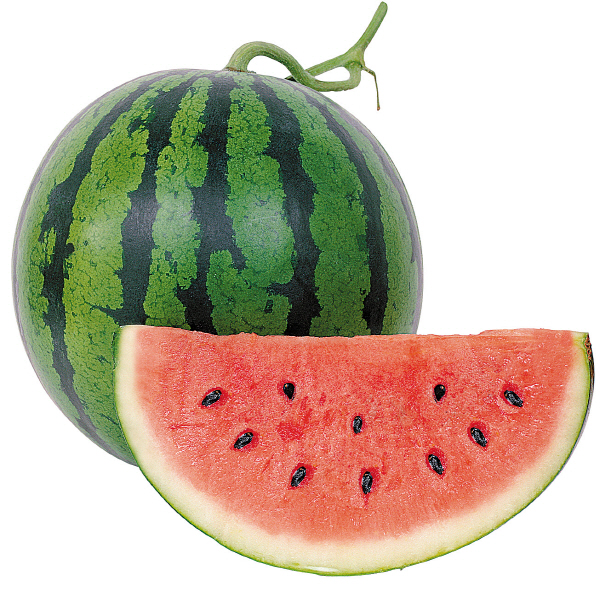
#> input picture 2021_media/mid/watermelon_1.jpg, 600 x 600 px
$ jupyter execute '2장 실습.ipynb'
#> lines starting #> are read from the running program, lines starting #| are printed output that depends on the picture
# 2장 실습

## ■ OpenCV
- 영상 처리를 위한 Python library
- OpenCV는 C + +, Python, Java, R 등과 같은 다양한 프로그래밍 언어를 지원
- Windows, Linux, OS X, Android 및 iOS를 포함한 다양한 플랫폼에서 사용
- OpenCV-Python Tutorials
    - https://docs.opencv.org/4.x/d6/d00/tutorial_py_root.html
- 설치
    - !pip install opencv-python

[cell 1]
### OpenCV 설치
#!pip install opencv-python

[cell 2]
#!pip install easygui

[cell 3]
### Packages
import cv2
import numpy as np
import pandas as pd
from matplotlib import pyplot as plt
from easygui import fileopenbox
import os

[cell 4]
### 출력 영상 크기
plt.rcParams["figure.figsize"] = (16,9)
### 한글 표시
plt.rcParams['font.family'] = "Gulim"

# ▶ 영상 읽기
- cv2.imread(fileName, flag)
    - fileName: 파일 경로 및 이름. 한글 지원 안 됨
    - flag
        - cv2.IMREAD_COLOR (or 1): color
        - cv2.IMREAD_GRAYSCALE (or 0): grayscale
        - cs2.IMREAD_UNCHANGED (or -1): color + alpha channel

[cell 5]
# Get the current working directory
os.getcwd()

[cell 6]
### 파일
img_file = fileopenbox(msg = "lena_color", default = r"C:\Users\sse88\Downloads\*")
#> the answer given: mid/watermelon_1.jpg
img_file

[cell 7]
### 영상 읽기
# img_raw = cv2.imread('C:\\Users\\sse88\\Downloads\\lena_color.png')
img_raw = cv2.imread(img_file)
#> img_raw is the input picture: shape (600, 600, 3); mean B, G, R 165.4, 183.1, 198.3

if img_raw is None:
    print("Could not read the image.")

[cell 8]
### 자료 구조
type(img_raw), img_raw.dtype, img_raw.shape

[cell 9]
### color 영상을 Grayscale 영상으로 변환
img_gray = cv2.cvtColor(img_raw, cv2.COLOR_BGR2GRAY)
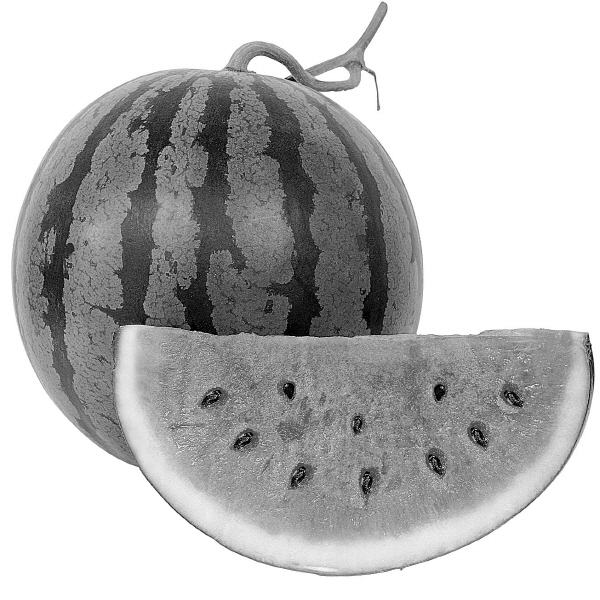
#> img_gray: shape (600, 600); min 0, max 255, mean 185.6
img_gray.shape
#> Out = (600, 600)

# ▶ 영상 출력
- OpenCV window
    - cv2.imshow(winname, mat)
        - winname: Name of the window
        - mat: Image to be shown
- matplotlib.pyplot.imshow()
    - plt.imshow(X, cmap=None)
        - X: array-like or PIL image
            - (M, N): 스칼라 데이터가 있는 영상
            - (M, N): RGB 값이 있는 영상 (0-1 float 또는 0-255 int)
            - (M, N): RGBA 값이 있는 영상 (0-1 float 또는 0-255 int), 투명도(transparency) 포함
        - cmap: str 또는 Colormap 이름

[cell 10]
### Display an image in an OpenCV window
cv2.imshow("Display window", img_gray)
cv2.waitKey(0)
cv2.destroyAllWindows()

[cell 11]
### 영상 출력 - imshow()
plt.imshow(img_gray, "gray")
plt.show()

[cell 12]
### 조각 영상
img_gray_sub = img_gray[240:290, 240:290]
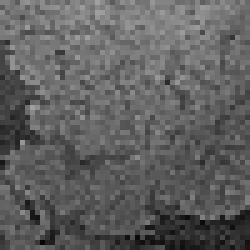
#> img_gray_sub: shape (50, 50) (shown 5 times larger); min 6, max 161, mean 95.5
plt.imshow(img_gray_sub, "gray")
plt.show()

[cell 13]
img_gray_sub

# ■ 컬러
- 컬러 영상의 구성 - RGB
- 컬러 영상의 인덱스(index) - BGR

[cell 14]
### BGR → RGB 변환
img_rgb = cv2.cvtColor(img_raw, cv2.COLOR_BGR2RGB)
plt.imshow(img_rgb)
plt.show()

[cell 15]
### BGR 영상
B = np.zeros(img_raw.shape, dtype="uint8")
G = B.copy()
R = B.copy()
B[:,:,0] = img_raw[:,:,0]
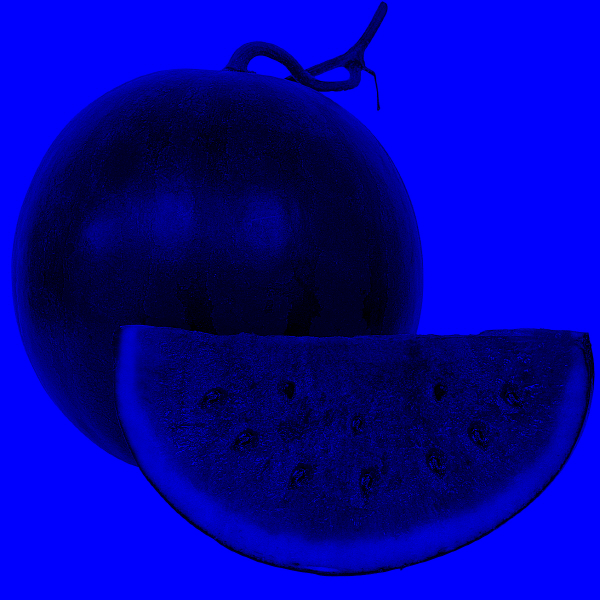
#> B: shape (600, 600, 3); mean B, G, R 165.4, 0, 0
G[:,:,1] = img_raw[:,:,1]
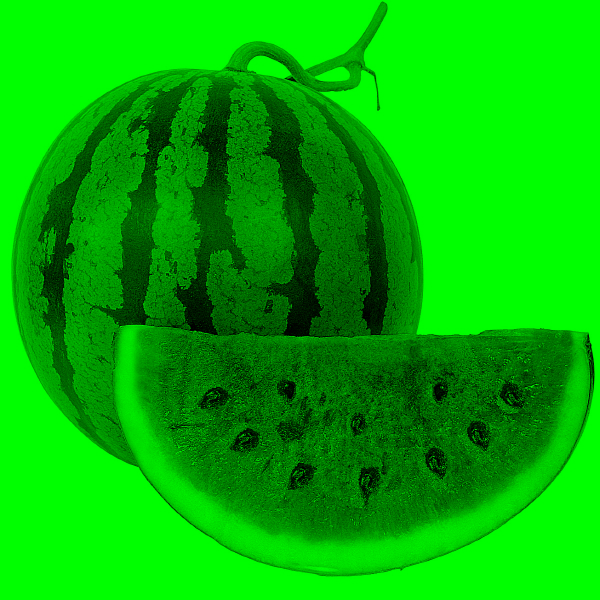
#> G: shape (600, 600, 3); mean B, G, R 0, 183.1, 0
R[:,:,2] = img_raw[:,:,2]
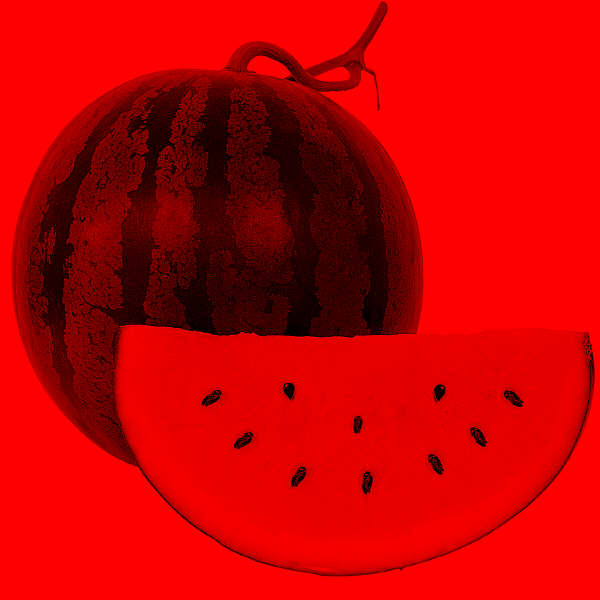
#> R: shape (600, 600, 3); mean B, G, R 0, 0, 198.3

[cell 16]
### RGB 영상으로 출력
titles = ["BGR", "Blue", "Green", "Red"]
images = [img_raw, B, G, R]
for i in range(len(images)):
    img_rgb = cv2.cvtColor(images[i], cv2.COLOR_BGR2RGB)
    plt.subplot(1,4,i+1), plt.imshow(img_rgb)
    plt.title(titles[i])
    plt.axis('off')
#> this loop made 4 passes
plt.show()
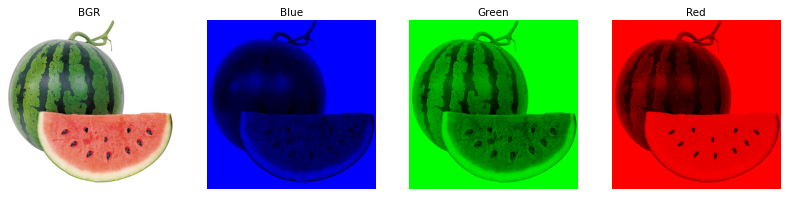
#> figure drawn by matplotlib, 4 panels

## ● YCrCB(YCC) 컬러
- 인간의 눈이 명도에 민감하고 색도 성문에 덜 민감한 시각적인 특성을 고려한 것
- 흑백(grayxcale) 영상과 색차로 구성
- 디지털 표준 텔레비전에 사용: ITU-R BT.601 형식
- 비디오 및 스틸 이미지 압축과 전송(예: MPEG, JPEG)에 적합한 색 정보의 디지털 인코딩에 사용
    - Y(Luminance): 밝기
    - Cr(Chroma Red): 밝기와 빨간색 색차
- RGB ↔ (R - Y)ㆍYCrCb JPEG (of YCC)
    - Y ← 0.299ㆍR + 0.587ㆍG + 0.114ㆍB
    - Cr ← (R - Y)ㆍ0.713 + delta
    - Cb ← (B - Y)ㆍ0.564 + delta
    - R ← Y + 1.403ㆍ(Cr - delta)
    - G ← Y - 0.714ㆍ(Cr - delta) - 0.344ㆍ(Cb - delta)
    - B ← Y + 1.773ㆍ(Cb - delta)

[cell 17]
### BGR → YCrCb 변환
img_ycc = cv2.cvtColor(img_raw, cv2.COLOR_BGR2YCrCb)
#> img_ycc: shape (600, 600, 3); mean of channels 0, 1, 2 185.6, 137.1, 116.6

[cell 18]
### 영상 분리
Y, Cr, Cb = cv2.split(img_ycc)
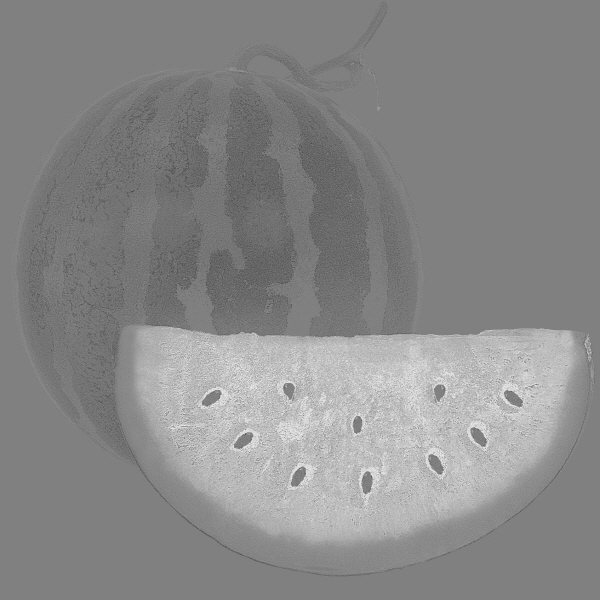
#> Cr: shape (600, 600); min 71, max 234, mean 137.1
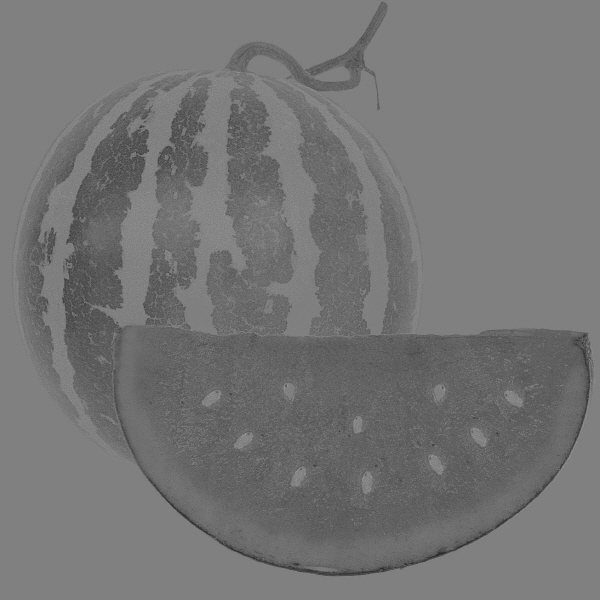
#> Cb: shape (600, 600); min 40, max 159, mean 116.6

[cell 19]
### Grayscale image
Y.shape
#> Out = (600, 600)

[cell 20]
### RGB 영상으로 출력
titles = ["RGB", "Y", "Cr", "Cb"]
images = [img_raw, Y, Cr, Cb]
for i in  range(len(images)):
    img_rgb = cv2.cvtColor(images[i], cv2.COLOR_BGR2RGB)
    plt.subplot(1,4,i+1), plt.imshow(img_rgb)
    plt.title(titles[i])
    plt.axis('off')
plt.show()
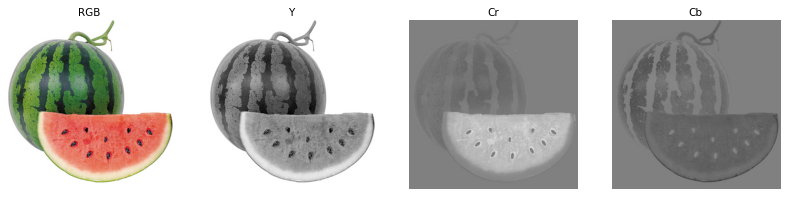
#> figure drawn by matplotlib, 4 panels

## ● YCrCB(YCC) 컬러
- 1개의 루마 컴포넌트(Y')와 2개의 색차 컴포넌트(각각 파랑의 U와 빨강의 V)의 용어를 아우르는 색 공간을 정의
- 방송 시스템의 색 정보를 특정 "아날로그 인코팅"용으로 사용

[cell 21]
### BGR → YUV 변환
img_yuv = cv2.cvtColor(img_raw, cv2.COLOR_BGR2YUV)
#> img_yuv: shape (600, 600, 3); mean of channels 0, 1, 2 185.6, 118, 139.1

[cell 22]
### 영상 분리
Y, U, V = cv2.split(img_yuv)

[cell 23]
### RGB 영상으로 출력
titles = ["RGB", "Y", "U", "V"]
imgaes = [img_raw, Y, U, V]
for i in range(len(imgaes)):
    img_rgb = cv2.cvtColor(imgaes[i], cv2.COLOR_BGR2RGB)
    plt.subplot(1,4,i+1), plt.imshow(img_rgb)
    plt.title(titles[i])
    plt.axis('off')
plt.show()
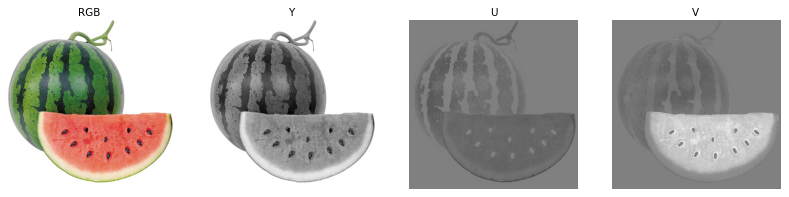
#> figure drawn by matplotlib, 4 panels

# ▶ 영상 출력
- cv2.imwrite(filename, img)
    - filename: Name of the file
    - img: (Mat or vector of Mat) Image or Images to be saved

[cell 24]
### color 영상을 Grayscale 영상으로 변환
img_gray = cv2.cvtColor(img_raw, cv2.COLOR_BGR2GRAY)

# 저장할 파일명 및 확장자
out_file = "lena_gray.jpg"
cv2.imwrite(out_file, img_gray)
#> Out = True

$ run again, on 2021_media/quiz1/hnu.jpg
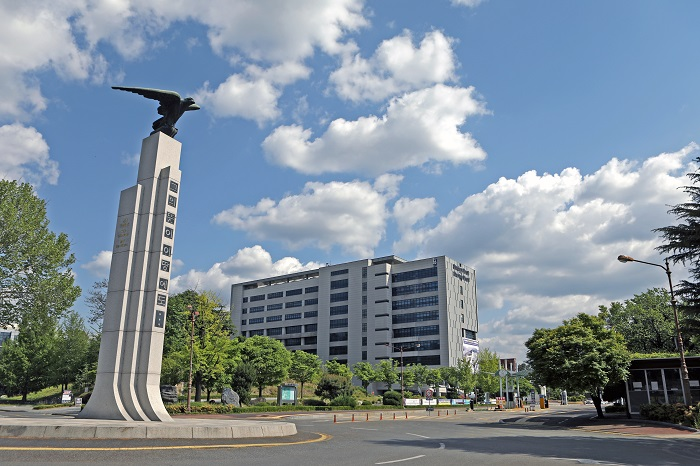
#> input picture 2021_media/quiz1/hnu.jpg, 700 x 466 px
#> img_raw is the input picture: shape (466, 700, 3); mean B, G, R 151.6, 140.5, 126.2
#> the loop `for i in range(len(images)):` made 4 passes
#> img_ycc: shape (466, 700, 3); mean of channels 0, 1, 2 137.5, 119.9, 136
#> `Y, Cr, Cb = cv2.split(img_ycc)`:
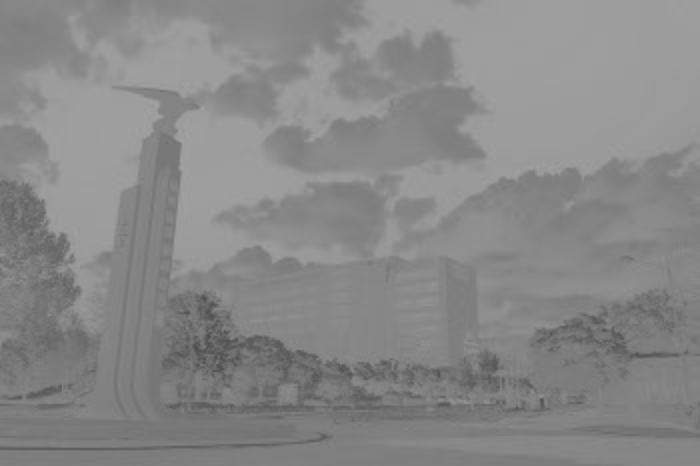
#> Cb: shape (466, 700); min 75, max 164, mean 136
#> the loop `for i in  range(len(images)):` made 4 passes
#> img_yuv: shape (466, 700, 3); mean of channels 0, 1, 2 137.5, 134.9, 118.1
#> the loop `for i in range(len(imgaes)):` made 4 passes
#> `plt.show()`:
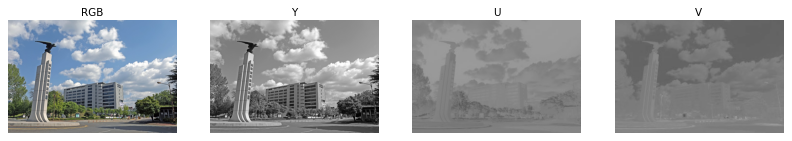
#> figure drawn by matplotlib, 4 panels
#> `cv2.imwrite(out_file, img_gray)`: Out = True
